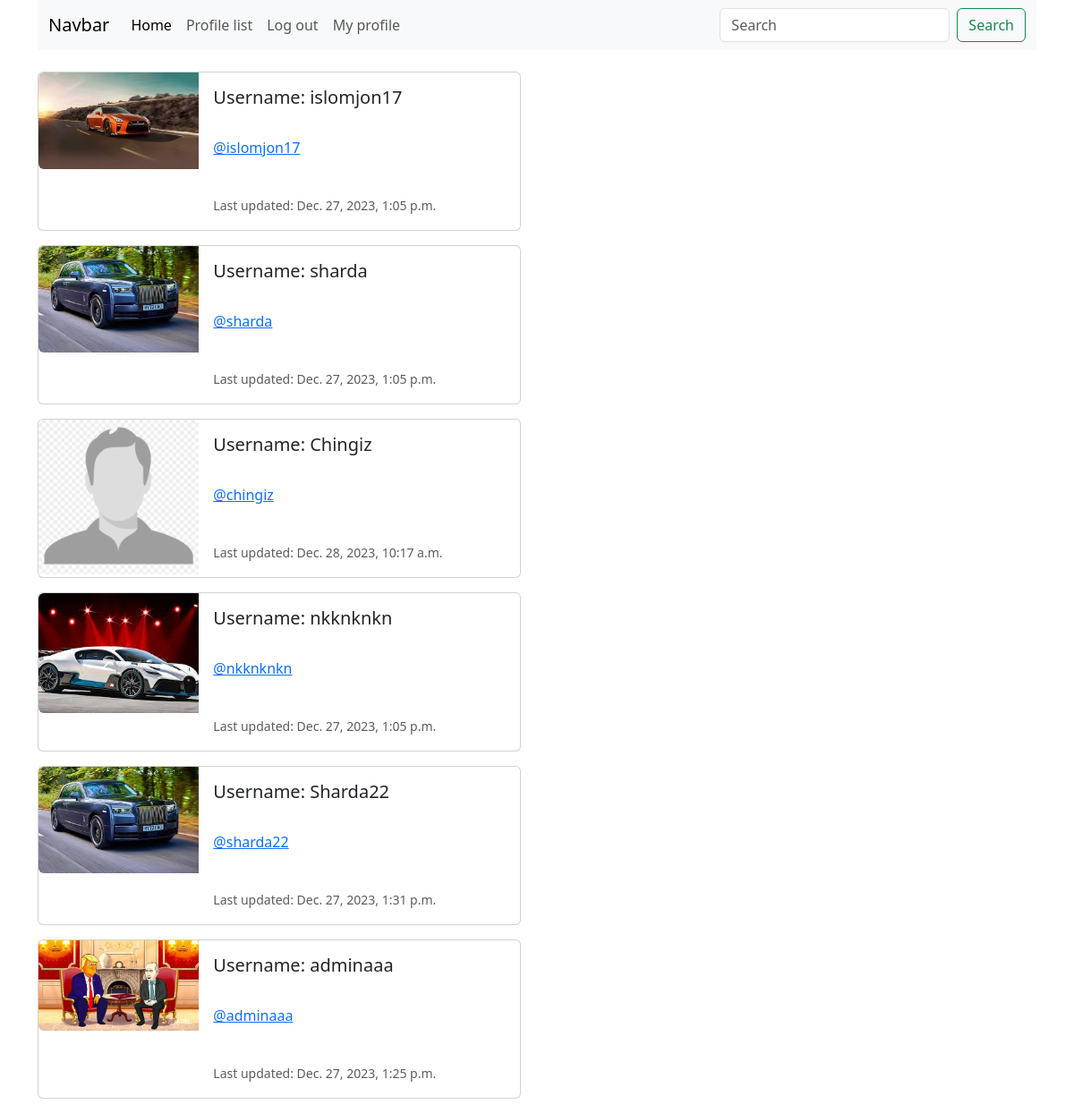
Page /profile_list/ (signed in) on the earlier database version.
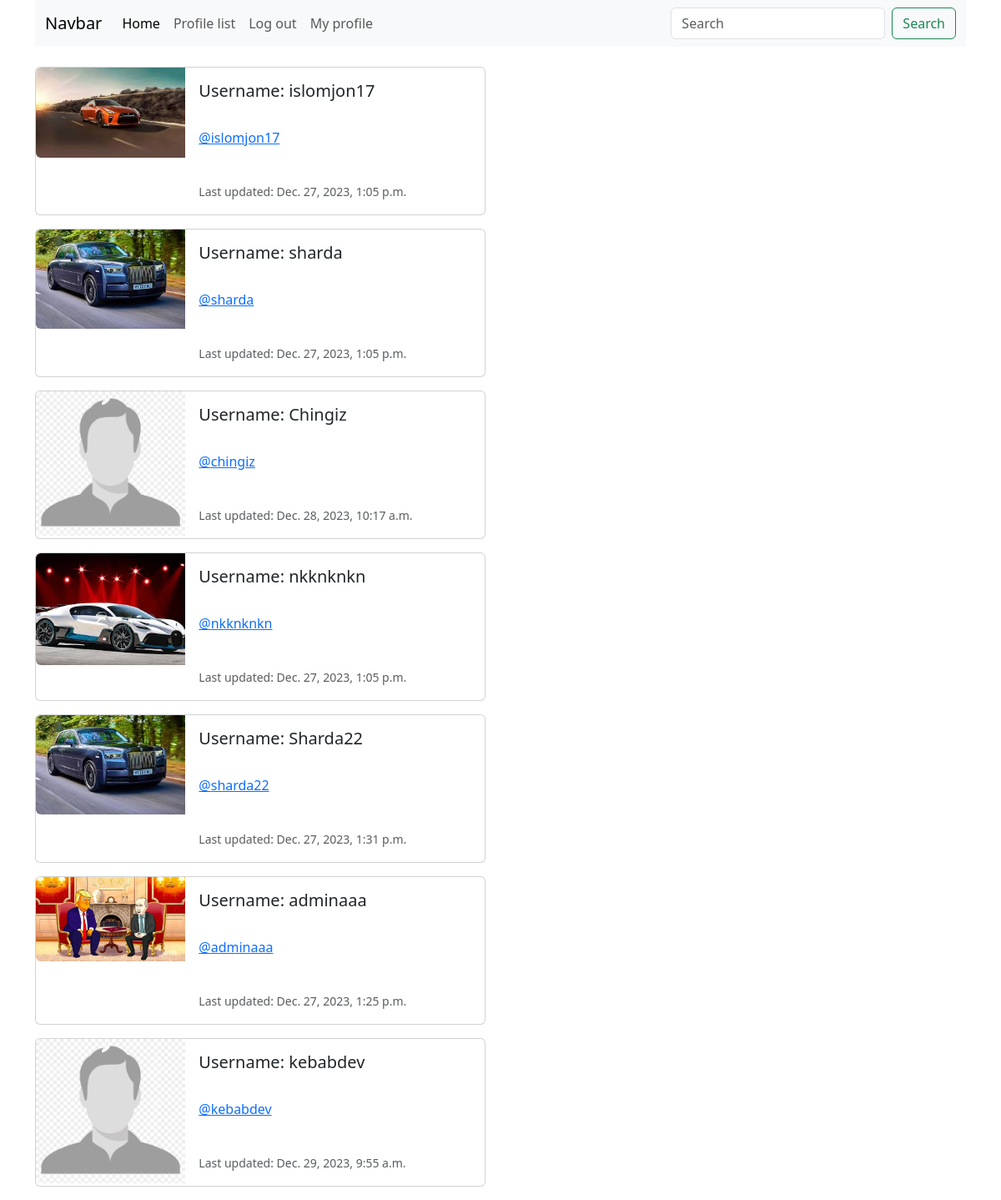
Same page on the later database version.
### twitterclone/models.py (models this page shows, shortened)
class Profile(models.Model):
    user = models.OneToOneField(User, on_delete=models.CASCADE)
    follows = models.ManyToManyField("self",
                                    related_name="followed_by",
                                    symmetrical=False,
                                    blank=True)
    profile_image = models.ImageField(null=True, blank=True, upload_to="images/")
    profile_bio = models.CharField(null=True, blank=True, max_length=500)
    facebook_link = models.CharField(null=True, blank=True, max_length=500)
    instagram_link = models.CharField(null=True, blank=True, max_length=500)
    telegram_link = models.CharField(null=True, blank=True, max_length=500)
    created_date = models.DateTimeField(User, auto_now=True)

### twitterclone/views.py (the view)
# urls.py: path('profile_list/', views.profile_list, name="profile_list"),
def profile_list(request):
    if request.user.is_authenticated:
        profiles = Profile.objects.exclude(user=request.user)
        return render(request, 'profile_list.html', {"profiles":profiles})
    else:
        messages.success(request, ("You have to log in"))
        return render(request, 'home.html', {})

### twitterclone/templates/profile_list.html
{% extends 'base.html' %}
{% load static %}
{% block content %}
{% if profiles %}
    {% for profiles in profiles %}
    <div class="card mb-3" style="max-width: 540px;">
        <div class="row g-0">
          <div class="col-md-4">
             {% if profiles.profile_image %}
              <img src="{{ profiles.profile_image.url }}" width="200" height="200" class="img-fluid rounded-start  " alt="{{ profiles.user.username }}">
              {% else %}
              <img src="{% static 'twitterclone/images/profile_image_2.png' %}" width="200" height="200" class="img-fluid rounded-start" alt="Profile picture">
             {% endif %}
          </div>
          <div class="col-md-8">
            <div class="card-body">
              <h5 class="card-title">Username: {{ profiles.user.username }}</h5>
              <br/>
              <p class="card-text"> <a href="{% url 'profile' profiles.user.id %}">@{{ profiles.user.username|lower }} </a> </p>
              <br/>
              <p class="card-text"><small class="text-body-secondary"> Last updated: {{ profiles.created_date }}</small></p>
            </div>
          </div>
        </div>
      </div>
    {% endfor %}
{% endif %}
{% endblock  %}

### twitterclone/templates/base.html (shortened to what this page needs)
<!doctype html>
<html lang="en">
  <head>
    <link href="https://cdn.jsdelivr.net/npm/bootstrap@5.3.2/dist/css/bootstrap.min.css" rel="stylesheet">
  </head>
  <body>
<div class="container">
  {% include 'navbar.html' %}
  <br/>
  {% block content  %}
  {% endblock %}
</div>
  </body>
</html>

### twitterclone/templates/navbar.html (shortened to what this page needs)
<nav class="navbar navbar-expand-lg bg-body-tertiary">
  <div class="container-fluid">
    <a class="navbar-brand" href="#">Navbar</a>
    <div class="collapse navbar-collapse" id="navbarSupportedContent">
      <ul class="navbar-nav me-auto mb-2 mb-lg-0">
        <li class="nav-item">
          <a class="nav-link active" aria-current="page" href="{% url 'home' %}">Home</a>
        </li>
        <li class="nav-item">
          <a class="nav-link" href="{% url 'profile_list' %}">Profile list</a>
        </li>
        {% if user.is_authenticated %}
        <li class="nav-item">
          <a class="nav-link" href="{% url 'logout' %}">Log out</a>
        </li>
        <li class="nav-item">
          <a class="nav-link" href="{% url 'profile' request.user.id %}">My profile</a>
        </li>
        {%else%}
          <li class="nav-item">
            <a class="nav-link" href="{% url 'login'  %}">Log in</a>
            <li class="nav-item">
            <a class="nav-link" href="{% url 'register'  %}">Register</a>
          </li>
        {% endif %}
      </ul>
      <form class="d-flex" role="search">
        <input class="form-control me-2" type="search" placeholder="Search" aria-label="Search">
        <button class="btn btn-outline-success" type="submit">Search</button>
      </form>
    </div>
  </div>
</nav>

Differences in the rows shown:
added Profile: user.username "kebabdev", created_date "Dec. 29, 2023, 9:55 a.m."
